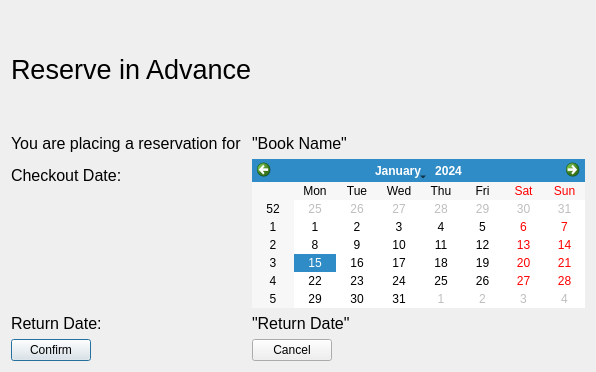
<?xml version="1.0" encoding="UTF-8"?>
<ui version="4.0">
 <class>ReserveBook</class>
 <widget class="QDialog" name="ReserveBook">
  <property name="geometry">
   <rect>
    <x>0</x>
    <y>0</y>
    <width>596</width>
    <height>372</height>
   </rect>
  </property>
  <property name="windowTitle">
   <string>Dialog</string>
  </property>
  <layout class="QVBoxLayout" name="verticalLayout">
   <item>
    <widget class="QLabel" name="label">
     <property name="font">
      <font>
       <family>MS Shell Dlg 2</family>
       <pointsize>20</pointsize>
       <weight>9</weight>
       <italic>false</italic>
       <bold>false</bold>
      </font>
     </property>
     <property name="styleSheet">
      <string notr="true">font: 75 &quot;MS Shell Dlg 2&quot;;</string>
     </property>
     <property name="text">
      <string>Reserve in Advance</string>
     </property>
    </widget>
   </item>
   <item>
    <layout class="QFormLayout" name="formLayout">
     <item row="0" column="1">
      <widget class="QLabel" name="bookNameLabel">
       <property name="font">
        <font>
         <pointsize>12</pointsize>
        </font>
       </property>
       <property name="text">
        <string>&quot;Book Name&quot;</string>
       </property>
      </widget>
     </item>
     <item row="0" column="0">
      <widget class="QLabel" name="label_2">
       <property name="font">
        <font>
         <pointsize>12</pointsize>
        </font>
       </property>
       <property name="text">
        <string>You are placing a reservation for </string>
       </property>
      </widget>
     </item>
     <item row="1" column="1">
      <widget class="QCalendarWidget" name="calendarWidget">
       <property name="sizePolicy">
        <sizepolicy hsizetype="Preferred" vsizetype="Fixed">
         <horstretch>0</horstretch>
         <verstretch>0</verstretch>
        </sizepolicy>
       </property>
      </widget>
     </item>
     <item row="1" column="0">
      <widget class="QLabel" name="label_4">
       <property name="font">
        <font>
         <pointsize>12</pointsize>
        </font>
       </property>
       <property name="text">
        <string>Checkout Date:</string>
       </property>
      </widget>
     </item>
     <item row="2" column="0">
      <widget class="QLabel" name="label_5">
       <property name="font">
        <font>
         <pointsize>12</pointsize>
        </font>
       </property>
       <property name="text">
        <string>Return Date:</string>
       </property>
      </widget>
     </item>
     <item row="2" column="1">
      <widget class="QLabel" name="returnDateLabel">
       <property name="font">
        <font>
         <pointsize>12</pointsize>
        </font>
       </property>
       <property name="text">
        <string>&quot;Return Date&quot;</string>
       </property>
      </widget>
     </item>
     <item row="3" column="0">
      <widget class="QPushButton" name="confirmReserve">
       <property name="text">
        <string>Confirm</string>
       </property>
      </widget>
     </item>
     <item row="3" column="1">
      <widget class="QPushButton" name="cancel">
       <property name="sizePolicy">
        <sizepolicy hsizetype="Fixed" vsizetype="Fixed">
         <horstretch>0</horstretch>
         <verstretch>0</verstretch>
        </sizepolicy>
       </property>
       <property name="text">
        <string>Cancel</string>
       </property>
      </widget>
     </item>
    </layout>
   </item>
  </layout>
 </widget>
 <resources/>
 <connections/>
</ui>
